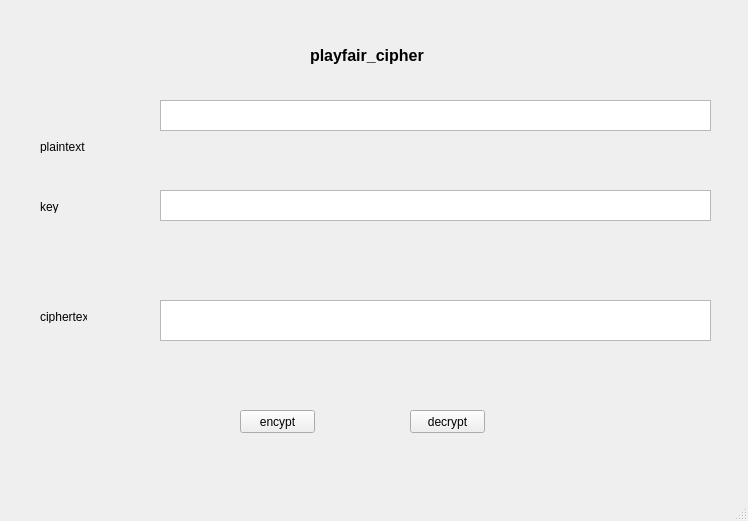
<?xml version="1.0" encoding="UTF-8"?>
<ui version="4.0">
 <class>MainWindow</class>
 <widget class="QMainWindow" name="MainWindow">
  <property name="geometry">
   <rect>
    <x>0</x>
    <y>0</y>
    <width>748</width>
    <height>521</height>
   </rect>
  </property>
  <property name="windowTitle">
   <string>MainWindow</string>
  </property>
  <widget class="QWidget" name="centralwidget">
   <widget class="QLabel" name="label">
    <property name="geometry">
     <rect>
      <x>310</x>
      <y>30</y>
      <width>151</width>
      <height>51</height>
     </rect>
    </property>
    <property name="font">
     <font>
      <pointsize>12</pointsize>
      <weight>75</weight>
      <bold>true</bold>
     </font>
    </property>
    <property name="text">
     <string>playfair_cipher</string>
    </property>
   </widget>
   <widget class="QLabel" name="label_2">
    <property name="geometry">
     <rect>
      <x>40</x>
      <y>140</y>
      <width>47</width>
      <height>13</height>
     </rect>
    </property>
    <property name="text">
     <string>plaintext</string>
    </property>
   </widget>
   <widget class="QLabel" name="label_3">
    <property name="geometry">
     <rect>
      <x>40</x>
      <y>200</y>
      <width>47</width>
      <height>13</height>
     </rect>
    </property>
    <property name="text">
     <string>key</string>
    </property>
   </widget>
   <widget class="QLabel" name="label_4">
    <property name="geometry">
     <rect>
      <x>40</x>
      <y>310</y>
      <width>47</width>
      <height>13</height>
     </rect>
    </property>
    <property name="text">
     <string>ciphertext</string>
    </property>
   </widget>
   <widget class="QPlainTextEdit" name="txt_plain_text">
    <property name="geometry">
     <rect>
      <x>160</x>
      <y>100</y>
      <width>551</width>
      <height>31</height>
     </rect>
    </property>
   </widget>
   <widget class="QPlainTextEdit" name="txt_key">
    <property name="geometry">
     <rect>
      <x>160</x>
      <y>190</y>
      <width>551</width>
      <height>31</height>
     </rect>
    </property>
   </widget>
   <widget class="QPlainTextEdit" name="txt_cipher_text">
    <property name="geometry">
     <rect>
      <x>160</x>
      <y>300</y>
      <width>551</width>
      <height>41</height>
     </rect>
    </property>
   </widget>
   <widget class="QPushButton" name="btn_encrypt">
    <property name="geometry">
     <rect>
      <x>240</x>
      <y>410</y>
      <width>75</width>
      <height>23</height>
     </rect>
    </property>
    <property name="text">
     <string>encypt</string>
    </property>
   </widget>
   <widget class="QPushButton" name="btn_decrypt">
    <property name="geometry">
     <rect>
      <x>410</x>
      <y>410</y>
      <width>75</width>
      <height>23</height>
     </rect>
    </property>
    <property name="text">
     <string>decrypt</string>
    </property>
   </widget>
  </widget>
  <widget class="QMenuBar" name="menubar">
   <property name="geometry">
    <rect>
     <x>0</x>
     <y>0</y>
     <width>748</width>
     <height>21</height>
    </rect>
   </property>
  </widget>
  <widget class="QStatusBar" name="statusbar"/>
 </widget>
 <resources/>
 <connections/>
</ui>
